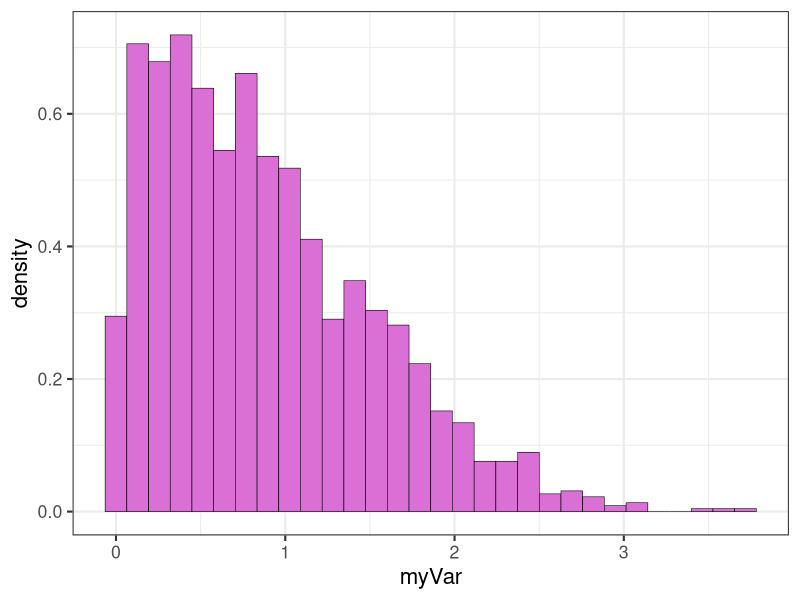
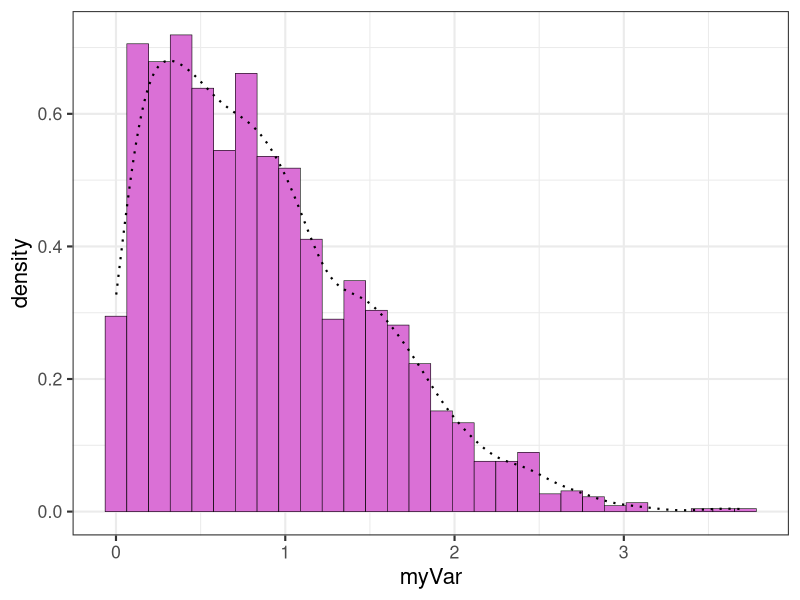
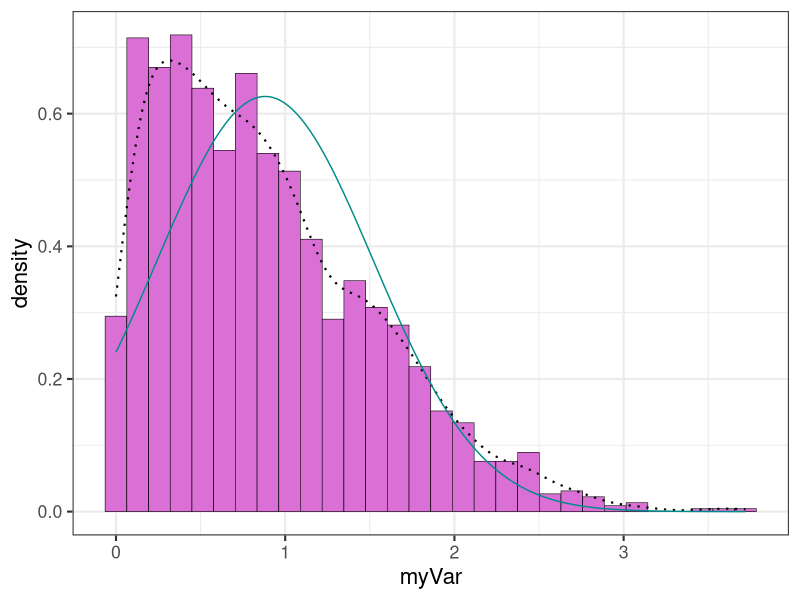
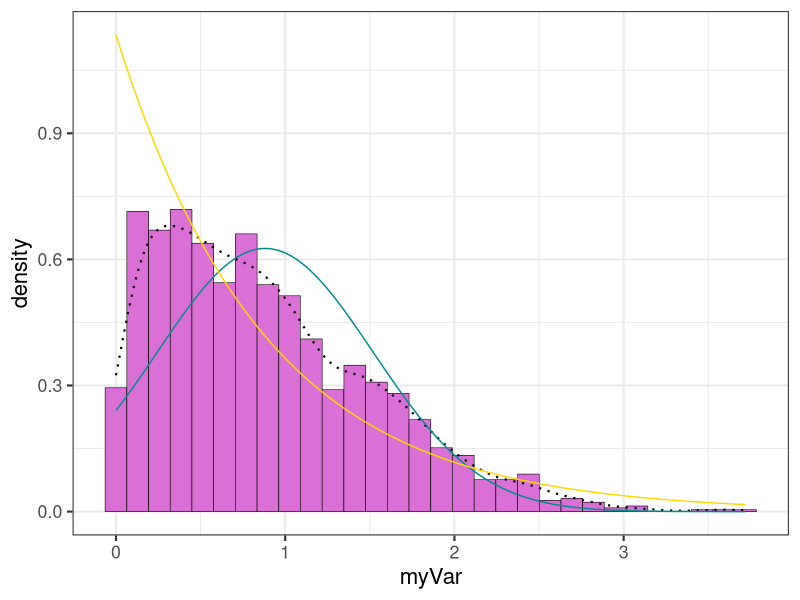
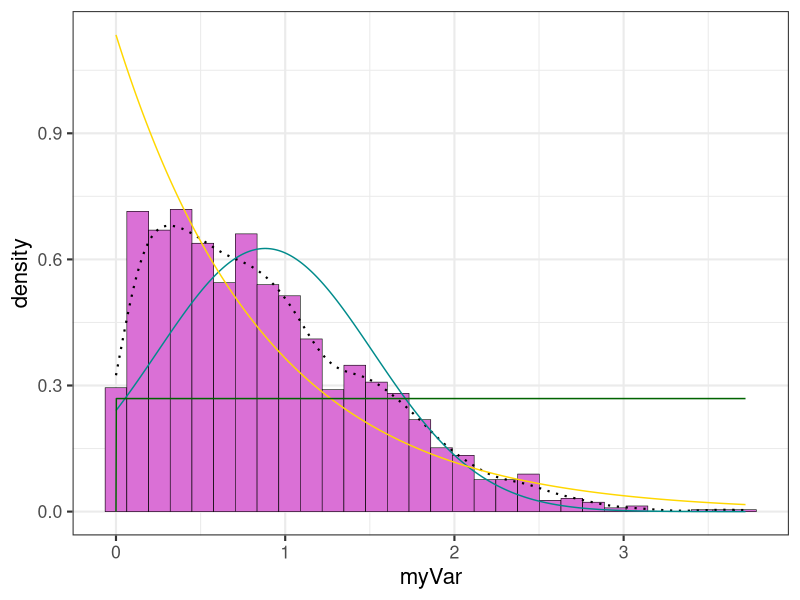
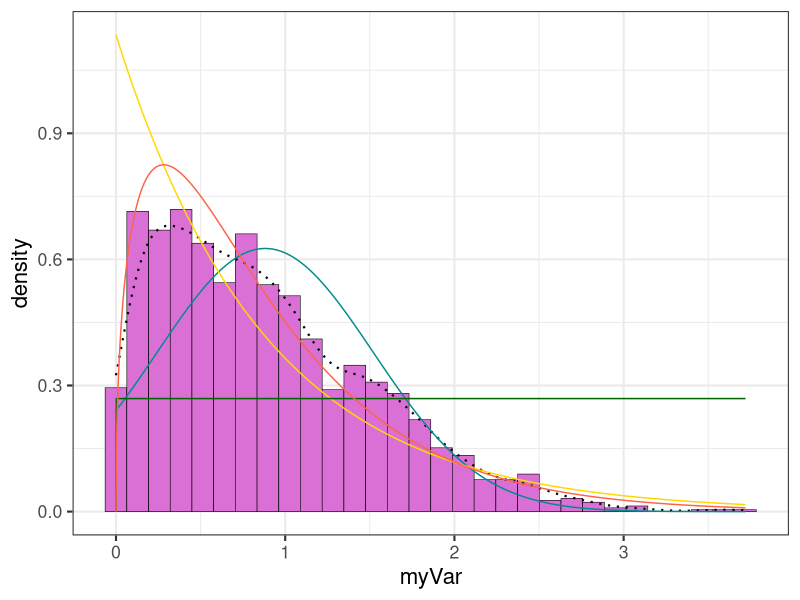
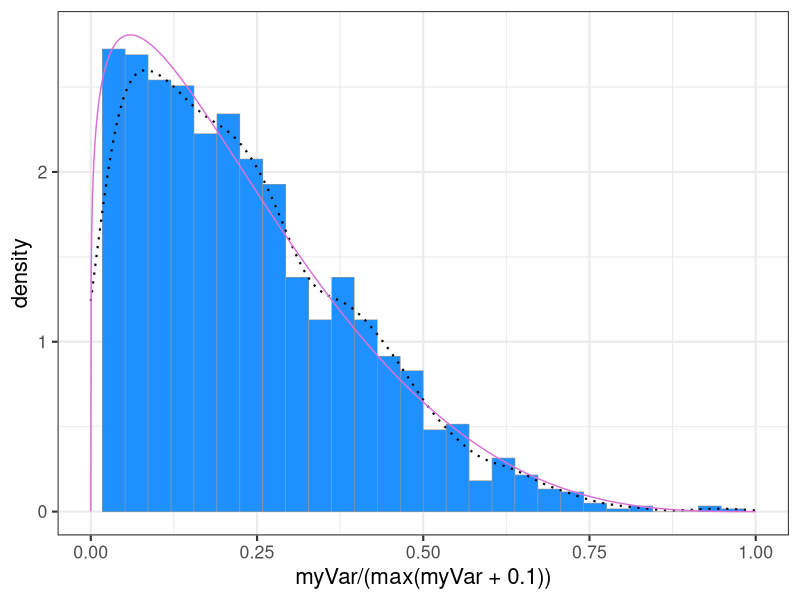
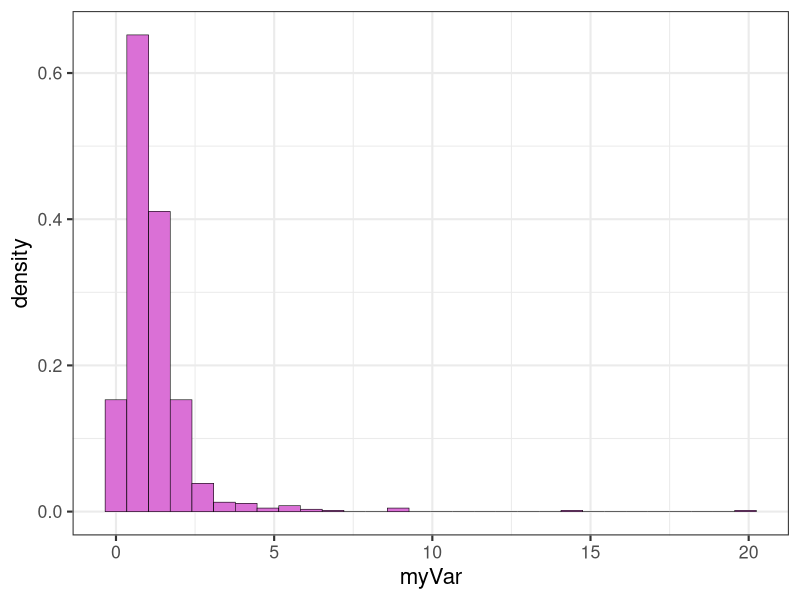

The R source for these figures, in order:
## ---- chunk 1
knitr::opts_chunk$set(echo = TRUE)
## ---- chunk 2

# first load libraries

library(ggplot2)
library(MASS)
library(tidyverse)

theme_set(theme_bw(base_size = 16))


## ---- chunk 3
# from what I gather we are making an object z which is composed of 3000 random numbers

z <- rnorm(n=3000,mean=0.2)
z <- data.frame(1:3000,z)
names(z) <- list("ID","myVar")
z <- z[z$myVar>0,]
str(z)
summary(z$myVar)

## ---- chunk 4

# the original color was cornsilk we will not be doing that because it is ugly. 

p1 <- ggplot(data=z, aes(x=myVar, y=..density..)) +
  geom_histogram(color="black",fill="orchid",size=0.2) 
print(p1)

# now that's a hot graph!

# now we can add a density curve so we can see the distribution

p1 <-  p1 +  geom_density(linetype="dotted",size=0.75)
print(p1)
## ---- chunk 5
normPars <- fitdistr(z$myVar,"normal")
print(normPars)
str(normPars)
normPars$estimate["mean"] # note structure of getting a named attribute


## ---- chunk 6

meanML <- normPars$estimate["mean"]
sdML <- normPars$estimate["sd"]

xval <- seq(0,max(z$myVar),len=length(z$myVar))

 stat <- stat_function(aes(x = xval, y = ..y..), fun = dnorm, colour="Dark Cyan", n = length(z$myVar), args = list(mean = meanML, sd = sdML))
 p1 + stat
## ---- chunk 7

expoPars <- fitdistr(z$myVar,"exponential")
rateML <- expoPars$estimate["rate"]

stat2 <- stat_function(aes(x = xval, y = ..y..), fun = dexp, colour="gold", n = length(z$myVar), args = list(rate=rateML))
 p1 + stat + stat2

## ---- chunk 8
stat3 <- stat_function(aes(x = xval, y = ..y..), fun = dunif, colour="darkgreen", n = length(z$myVar), args = list(min=min(z$myVar), max=max(z$myVar)))
 p1 + stat + stat2 + stat3

## ---- chunk 9

gammaPars <- fitdistr(z$myVar,"gamma")
shapeML <- gammaPars$estimate["shape"]
rateML <- gammaPars$estimate["rate"]

stat4 <- stat_function(aes(x = xval, y = ..y..), fun = dgamma, colour="Tomato", n = length(z$myVar), args = list(shape=shapeML, rate=rateML))
 p1 + stat + stat2 + stat3 + stat4

## ---- chunk 10

pSpecial <- ggplot(data=z, aes(x=myVar/(max(myVar + 0.1)), y=..density..)) +
  geom_histogram(color="grey60",fill="dodgerblue",size=0.2) + 
  xlim(c(0,1)) +
  geom_density(size=0.75,linetype="dotted")

betaPars <- fitdistr(x=z$myVar/max(z$myVar + 0.1),start=list(shape1=1,shape2=2),"beta")
shape1ML <- betaPars$estimate["shape1"]
shape2ML <- betaPars$estimate["shape2"]

statSpecial <- stat_function(aes(x = xval, y = ..y..), fun = dbeta, colour="orchid", n = length(z$myVar), args = list(shape1=shape1ML,shape2=shape2ML))
pSpecial + statSpecial
## ---- chunk 11

#we'll load up the dataset

z <- read.table(file = "../Datasets/archive/pokemon_data_pokeapi.csv",header=TRUE,sep=",")
str(z)
summary(z)

# as cool as it is we really only need the numerical columns so we'll select those 

z <- z %>% select(Name,Pokedex.Number,Height..m.,Weight..kg.)

#we'll change the names so that the height is the myvar so we can run it

colnames(z) <- c("Name","dex.entry","myVar","weight")


summary(z$myVar)


## ---- chunk 12

p1 <- ggplot(data=z, aes(x=myVar, y=..density..)) +
  geom_histogram(color="black",fill="orchid",size=0.2) 
print(p1)

p1 <-  p1 +  geom_density(linetype="dotted",size=0.75)
print(p1)

## ---- chunk 13
normPars <- fitdistr(z$myVar,"normal")
print(normPars)
str(normPars)
normPars$estimate["mean"] # note structure of getting a named attribute


## ---- chunk 14

meanML <- normPars$estimate["mean"]
sdML <- normPars$estimate["sd"]

xval <- seq(0,max(z$myVar),len=length(z$myVar))

 stat <- stat_function(aes(x = xval, y = ..y..), fun = dnorm, colour="Dark Cyan", n = length(z$myVar), args = list(mean = meanML, sd = sdML))
 p1 + stat
## ---- chunk 15

expoPars <- fitdistr(z$myVar,"exponential")
rateML <- expoPars$estimate["rate"]

stat2 <- stat_function(aes(x = xval, y = ..y..), fun = dexp, colour="gold", n = length(z$myVar), args = list(rate=rateML))
 p1 + stat + stat2

## ---- chunk 16
stat3 <- stat_function(aes(x = xval, y = ..y..), fun = dunif, colour="darkgreen", n = length(z$myVar), args = list(min=min(z$myVar), max=max(z$myVar)))
 p1 + stat + stat2 + stat3

## ---- chunk 17

gammaPars <- fitdistr(z$myVar,"gamma")
shapeML <- gammaPars$estimate["shape"]
rateML <- gammaPars$estimate["rate"]

stat4 <- stat_function(aes(x = xval, y = ..y..), fun = dgamma, colour="Tomato", n = length(z$myVar), args = list(shape=shapeML, rate=rateML))
 p1 + stat + stat2 + stat3 + stat4

## ---- chunk 18

pSpecial <- ggplot(data=z, aes(x=myVar/(max(myVar + 0.1)), y=..density..)) +
  geom_histogram(color="grey60",fill="dodgerblue",size=0.2) + 
  xlim(c(0,1)) +
  geom_density(size=0.75,linetype="dotted")

betaPars <- fitdistr(x=z$myVar/max(z$myVar + 0.1),start=list(shape1=1,shape2=2),"beta")
shape1ML <- betaPars$estimate["shape1"]
shape2ML <- betaPars$estimate["shape2"]

statSpecial <- stat_function(aes(x = xval, y = ..y..), fun = dbeta, colour="orchid", n = length(z$myVar), args = list(shape1=shape1ML,shape2=shape2ML))
pSpecial + statSpecial
## ---- chunk 19
normPars <- fitdistr(z$myVar,"gamma")
print(normPars)
str(normPars)
normPars$estimate["mean"] # note structure of getting a named attribute

y <- rnorm(n=905,mean=1.193)
y <- data.frame(1:905,y)
names(y) <- list("ID","myVar")
y <- y[y$myVar>0,]
str(y)
summary(y$myVar)

p2 <- ggplot(data=y, aes(x=myVar, y=..density..)) +
  geom_histogram(color="black",fill="orchid",size=0.2) 
print(p2)

p2 <-  p2 +  geom_density(linetype="dotted",size=0.75)
print(p2)


